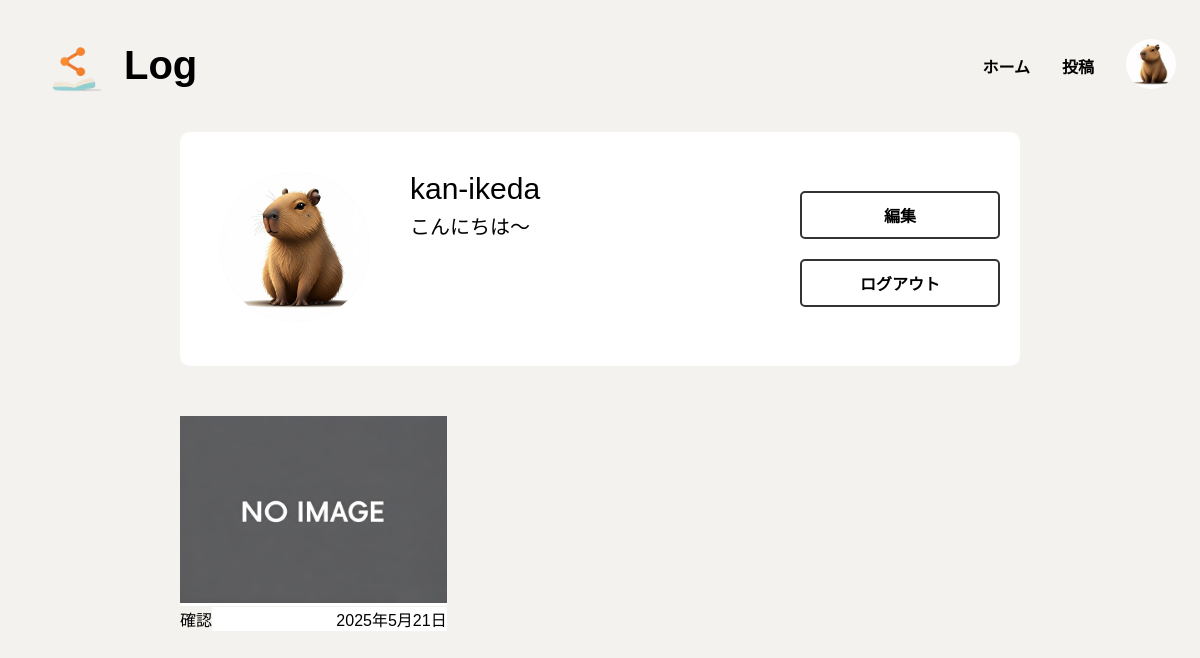
The page /mypage/ (signed in) on the database as committed earlier.
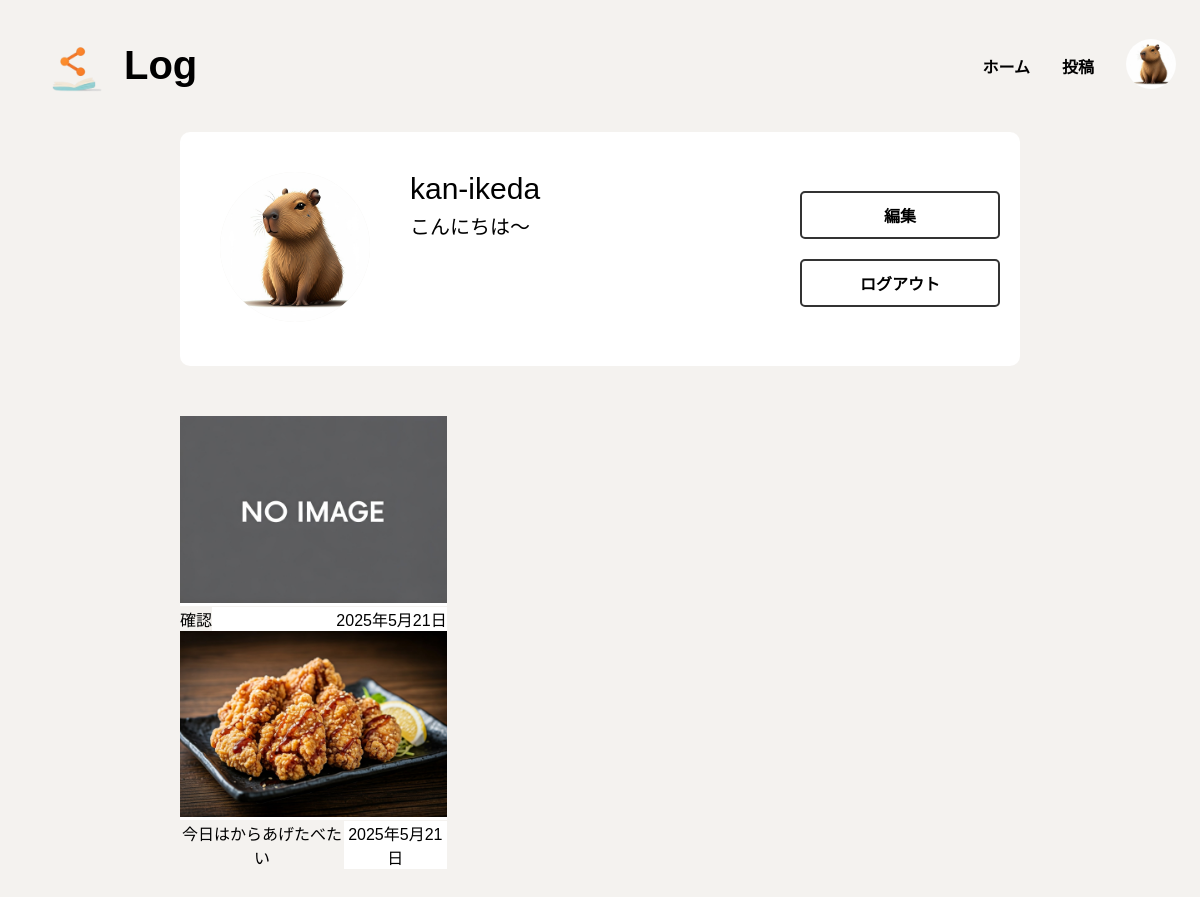
The same page on the database as committed later.
### mylog/models.py (models this page shows, shortened)
class Log(models.Model):
    title = models.CharField('タイトル', max_length=100)
    image = models.ImageField('画像', upload_to='logs/', blank=True, null=True)
    date = models.DateField('日付', auto_now_add=True)
    author = models.ForeignKey(User, on_delete=models.CASCADE, verbose_name='作者')
    content = models.TextField('内容', blank=True, null=True)
    tags = models.ManyToManyField(Tag, related_name='タグ')
    datetime = models.DateTimeField(auto_now_add=True)

### mylog/views.py (the view)
# urls.py: path('mypage/', views.MyPageView.as_view(),name= 'mypage'), #マイページ
class MyPageView(LoginRequiredMixin, ListView):
    model = Log
    template_name = 'mylog/mypage.html'
    context_object_name = 'logs'
    def get_queryset(self):
        return Log.objects.filter(author=self.request.user).order_by('-datetime')
    def get_context_data(self, **kwargs):
        context = super().get_context_data(**kwargs)
        context['profile'] = self.request.user.profile  # profile を追加
        return context

### templates/mylog/mypage.html (shortened to what this page needs)
{% extends 'base.html' %}
{% load static %}
{% block extra_css %}
<link rel="stylesheet" type="text/css" href="{% static 'css/mypage.css' %}">
<link rel="stylesheet" type="text/css" href="{% static 'css/log_list.css' %}">
{% endblock %}
{% block content %}
<div class="mypage">
    <div class="profile">
        <div class="icon bg-w">
            {% if profile.avatar %}
            <img src="{{ profile.avatar.url }}" alt="アバター">
            {% else %}
            <img src="{% static 'images/user_ikon.jpg' %}" alt="アバターなし">
            {% endif %}
        </div>
        <div class="profile_name bg-w">
            <div class="username bg-w">
                {{ user.username }}
            </div>
            <div class="bio bg-w">
                {{ profile.bio }}
            </div>
        </div>
        <div class="profile_btn bg-w">
            <a href="{% url 'accounts:profile' %}" class="btn_simple">編集</a>
            <form method="post" action="{% url 'accounts:logout' %}">
                <button type="submit" class="btn_simple bg-w">ログアウト</button>
            </form>
        </div>
    </div>
    <div class="userlogs">
        {% for log in logs %}
        <div class="log">
            {% if log.image %}
            <div class="log_img"><a href="{% url 'mylog:log_detail' log.pk %}" class="bg-w"><img src="{{ log.image.url }}"
                        alt="投稿画像"></a></div>
            {% else %}
            <div class="log_img"><a href="{% url 'mylog:log_detail' log.pk %}" class="bg-w"><img
                        src="{% static 'images/NoImage.jpg' %}" alt="投稿画像"></a>
                {% endif %}
                <div class="title_user">
                    <div class="log_title"><a href="{% url 'mylog:log_detail' log.pk %}">{{ log.title }}</a></div>
                    <div class="log_date bg-w"><a href="{% url 'mylog:log_detail' log.pk %}" class="bg-w">{{ log.date }}</a></div>
                </div>
            </div>
            {% endfor %}
        </div>
    </div>
    {% endblock %}

Rows that differ between the two databases and show on the page:
added Log: image (picture), title "今日はからあげたべたい", date "2025年5月21日"
